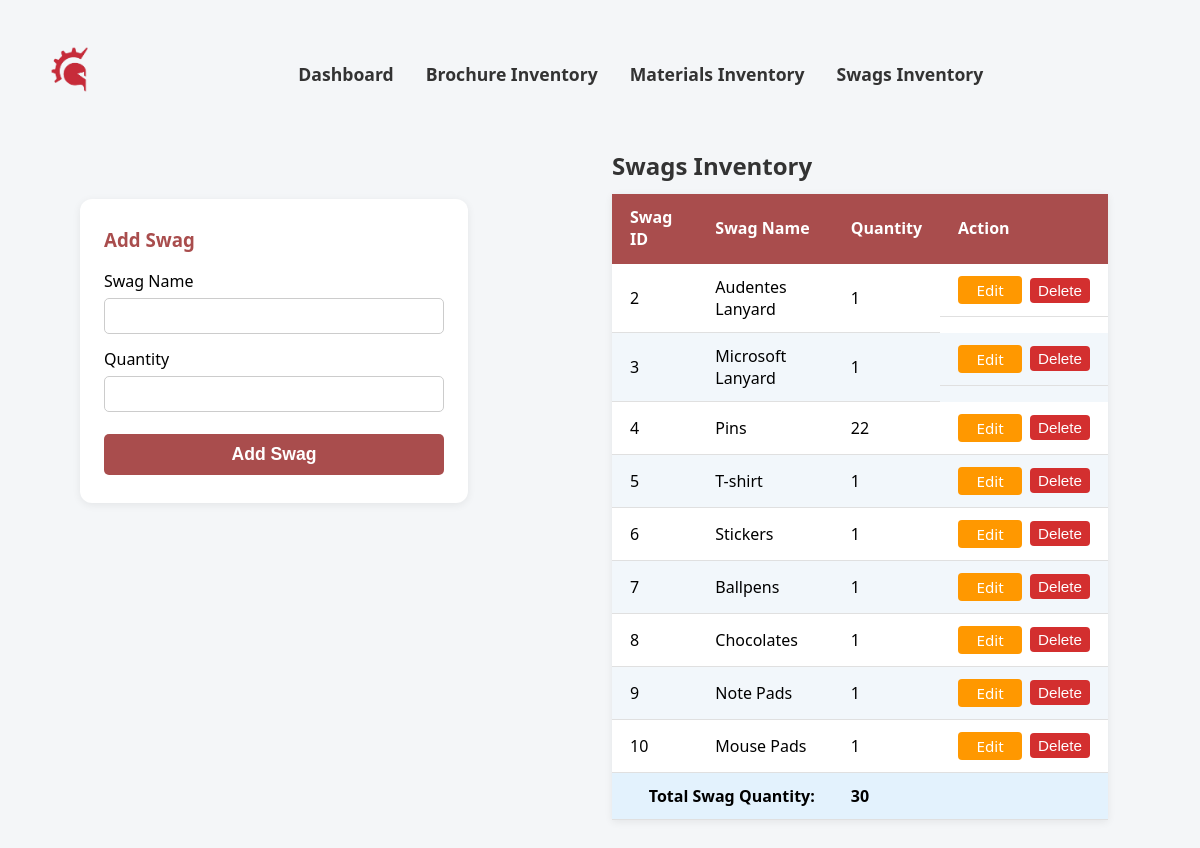
Before: /admin/swags_inventory.php (signed in) with the older database file.
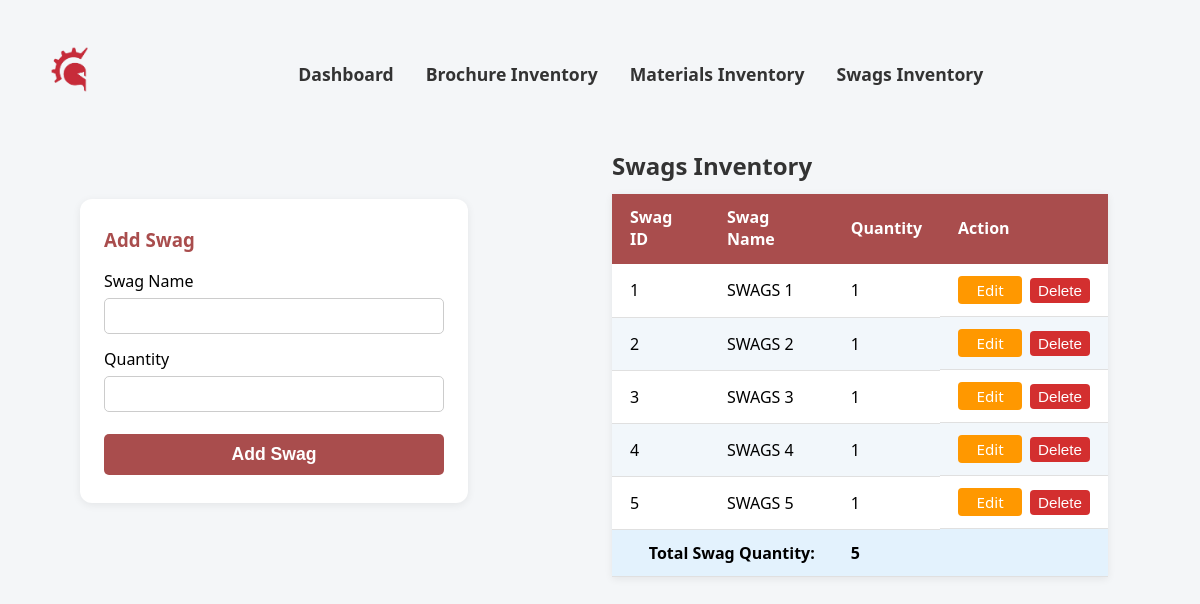
After: the same page with the newer database file.
### tables this page shows
CREATE TABLE `swags` (
  `swag_id` int(11) NOT NULL,
  `swags_name` varchar(100) NOT NULL,
  `quantity` int(4) NOT NULL
);

### admin/swags_inventory.php (the view, shortened to what this page needs)
<?php
$connection = CONNECTIVITY();
$sql = "SELECT swag_id, swags_name, quantity FROM swags";
$result = mysqli_query($connection, $sql);
$total_swag = 0;
if ($result && mysqli_num_rows($result) > 0) {
    $rows = [];
    while ($row = mysqli_fetch_assoc($result)) {
        $rows[] = $row;
        $total_swag += intval($row['quantity']);
    }
}
?>
<!DOCTYPE html>
<html lang="en">
<head>
    <link rel="stylesheet" href="../CSS/inventory.css">
</head>
<body>
    <nav>
        <a href="admin.php"><img src="../images/images__1_-removebg-preview.png" alt="Company Logo"></a>
    <div class="nav-container">
         <a href="admin.php">Dashboard</a>
        <a href="brochure_inventory.php">Brochure Inventory</a>
        <a href="marketing_inventory.php">Materials Inventory</a>
        <a href="swags_inventory.php">Swags Inventory</a>
    </div>
    </nav>
    <div class="container-flex">
        <div class="form-card">
            <h3>Add Swag</h3>
            <form method="post" autocomplete="off">
                <label for="swags_name">Swag Name</label>
                <input type="text" id="swags_name" name="swags_name" required>
                <label for="quantity">Quantity</label>
                <input type="number" id="quantity" name="quantity" min="1" required>
                <button type="submit" name="add_swag">Add Swag</button>
            </form>
        </div>
        <div style="flex:1;">
            <table>
                <caption style="caption-side:top; text-align:left; font-size:1.5rem; color:#333; margin-bottom:12px; font-weight:600;">
                    Swags Inventory
                </caption>
                <thead>
                    <tr>
                        <th>Swag ID</th>
                        <th>Swag Name</th>
                        <th>Quantity</th>
                        <th>Action</th>
                    </tr>
                </thead>
                <tbody>
                    <?php
                    $edit_id = isset($_GET['edit_id']) ? intval($_GET['edit_id']) : null;
                    if (!empty($rows)) {
                        foreach ($rows as $row) {
                            echo "<tr>";
                            echo "<td>{$row['swag_id']}</td>";
                            echo "<td>{$row['swags_name']}</td>";
                            echo "<td>";
                            if ($edit_id === intval($row['swag_id'])) {
                                echo "<form method='post' style='display:inline;'>";
                                echo "<input type='hidden' name='swag_id' value='{$row['swag_id']}'>";
                                echo "<input type='number' name='new_quantity' value='{$row['quantity']}' min='1' required style='width:70px;'>";
                                echo "<button type='submit' name='edit_swag' style='margin-left:6px;'>Save</button>";
                                echo "</form>";
                            } else {
                                echo "{$row['quantity']}";
                            }
                            echo "</td>";
                            echo "<td style='display:flex;gap:8px;align-items:center;'>";
                            if ($edit_id === intval($row['swag_id'])) {
                                echo "<a href='{$_SERVER['PHP_SELF']}' class='action-btn cancel-btn'>Cancel</a>";
                            } else {
                                echo "<a href='{$_SERVER['PHP_SELF']}?edit_id={$row['swag_id']}' class='action-btn edit-btn'>Edit</a>";
                            }
                            echo "<form method='post' style='display:inline;' onsubmit=\"return confirm('Are you sure you want to delete this swag?');\">";
                            echo "<button type='submit' name='delete_swag' class='action-btn delete-btn'>Delete</button>";
                            echo "</form>";
                            echo "</td>";
                            echo "</tr>";
                        }
                        echo "<tr style='font-weight:bold; background:#e3f2fd;'>";
                        echo "<td colspan='2' style='text-align:right;'>Total Swag Quantity:</td>";
                        echo "<td>{$total_swag}</td>";
                        echo "<td></td>";
                        echo "</tr>";
                    } else {
                        echo "<tr><td class='no-data' colspan='4'>No data found</td></tr>";
                    }
                    ?>
                </tbody>
            </table>
        </div>
    </div>
</body>
</html>

Changed rows visible on the page:
removed swags: swag_id "6", swags_name "Stickers", quantity "1"
removed swags: swag_id "7", swags_name "Ballpens", quantity "1"
removed swags: swag_id "8", swags_name "Chocolates", quantity "1"
removed swags: swag_id "9", swags_name "Note Pads", quantity "1"
removed swags: swag_id "10", swags_name "Mouse Pads", quantity "1"
added swags: swag_id "1", swags_name "SWAGS 1", quantity "1"
changed swags id 2: swags_name "Audentes Lanyard" → "SWAGS 2"
changed swags id 3: swags_name "Microsoft Lanyard" → "SWAGS 3"
changed swags id 4: swags_name "Pins" → "SWAGS 4"; quantity "22" → "1"
changed swags id 5: swags_name "T-shirt" → "SWAGS 5"
Other visible differences:
$total_swag: "30" → "5"
